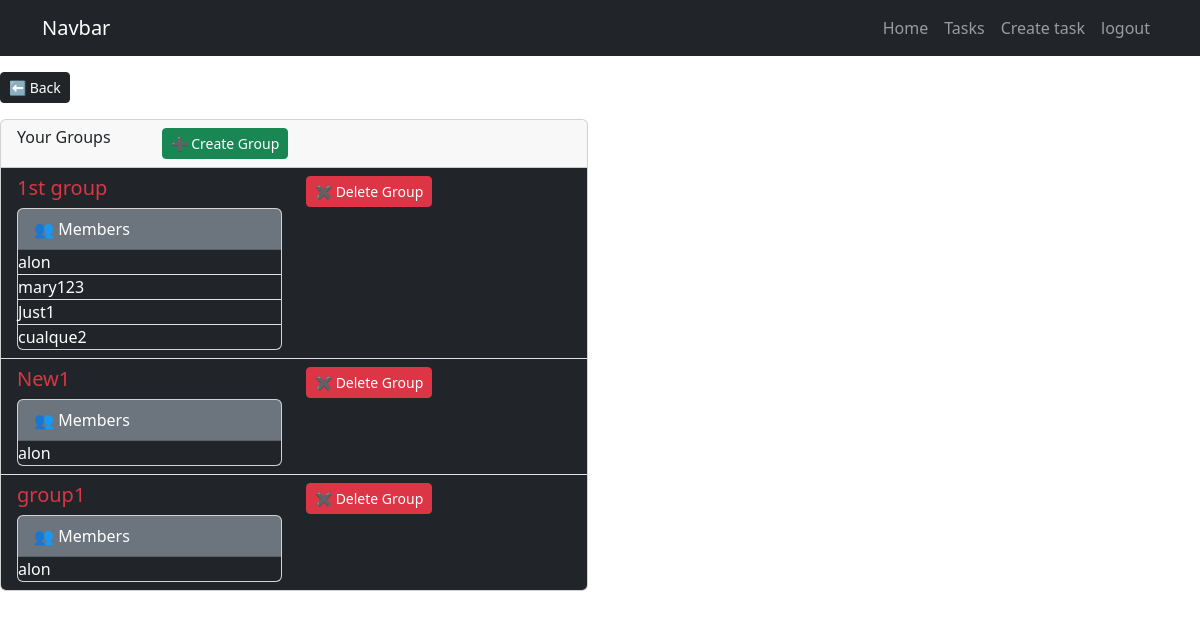
/tasks/manage/group/ (signed in), run on an earlier commit of the app's database.
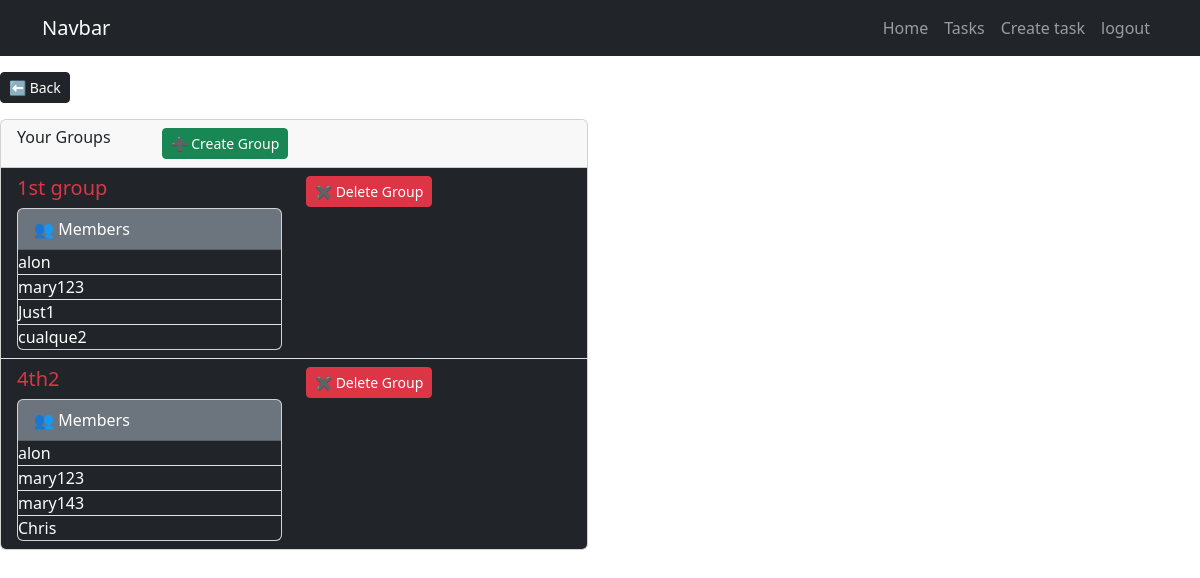
And on a later commit of the database.
### tasks/models.py (models this page shows, shortened)
class GroupMembers(models.Model):
    person = models.ForeignKey(User, on_delete=models.CASCADE)
    group = models.ForeignKey(GroupUsers, on_delete=models.CASCADE, related_name='group_members')
    date_joined = models.DateTimeField(auto_now_add=True)
    invite_reason = models.CharField(max_length=64, null=True)

class GroupUsers(models.Model):
    name = models.CharField(max_length=128)
    members = models.ManyToManyField(User, through="GroupMembers")

### tasks/views.py (the view)
# urls.py: path('tasks/manage/group/',views.showGroup, name="managegroup"),
def showGroup(request):
    g = GroupMembers.objects.filter(person=request.user)
    members = []
    for x in g:
        xmembers = GroupMembers.objects.filter(group=x.group)
        members.append(xmembers)
    return render (request, 'manage_group.html' , {'groups':g,'members':members})

### tasks/templates/manage_group.html (shortened to what this page needs)
{% extends 'base.html' %}
{% block content %}
<button class="btn btn-dark btn-sm text-white mt-3">
    <a class="text-decoration-none py-1 text-white" href="{% url 'usertask' %}"> ⬅ Back</a>
</button>
    <div class="row mt-3">
        <div class="col-12">
            <div class="row">
                <div class="col-6">
                    <div class="card">
                        <div class="card-header">
                            <div class="row">
                                <div class="col-3">
                                    <h6>Your Groups</h6>
                                </div>
                                <div class="col">
                                    <button class="btn btn-success btn-sm">
                                        <a class="text-decoration-none text-white" href="{% url 'creategroup' %}">➕ Create Group</a>
                                    </button>
                                </div>
                            </div>
                        </div>
                        <ul class="list-group list-group-flush">
                            {% for z in groups %}
                            <li class="list-group-item bg-dark text-white">
                                <div class="row">
                                    <div class="col">
                                        <h5>
                                            <a class="text-decoration-none text-danger" href="{% url 'modifyGroup' z.group.id %}">{{z.group.name}}</a>
                                        </h5>
                                        <div class="card">
                                            <div class="card-header bg-secondary text-white">👥 Members </div>
                                            <ul class="list-group list-group-flush">
                                                {% for a in members %}
                                                    {% for i in a %}
                                                        {% if i.group.id == z.group.id %}
                                                        <li class="list-group-item bg-dark text-white p-0">
                                                            {{i.person.username}}
                                                        </li>
                                                        {% endif %}
                                                    {% endfor %}
                                                {% endfor %}
                                            </ul>
                                        </div>
                                    </div>
                                    <div class="col">
                                        <form action="{% url 'deleteGroup' z.group.id %}" method="POST">
                                        <button class="btn btn-danger btn-sm">✖ Delete Group</button>
                                        </form>
                                    </div>
                                </div>
                            </li>
                            {% endfor %}
                        </ul>
                    </div>
                </div>
            </div>
        </div>
    </div>
{% endblock %}

What changed in the data, as far as the page shows it:
removed GroupMembers: group.name "New1", person.username "alon"
removed GroupMembers: group.name "group1", person.username "alon"
added GroupMembers: group.name "4th2", person.username "alon"
added GroupMembers: person.username "mary123"
added GroupMembers: person.username "mary143"
added GroupMembers: person.username "Chris"
